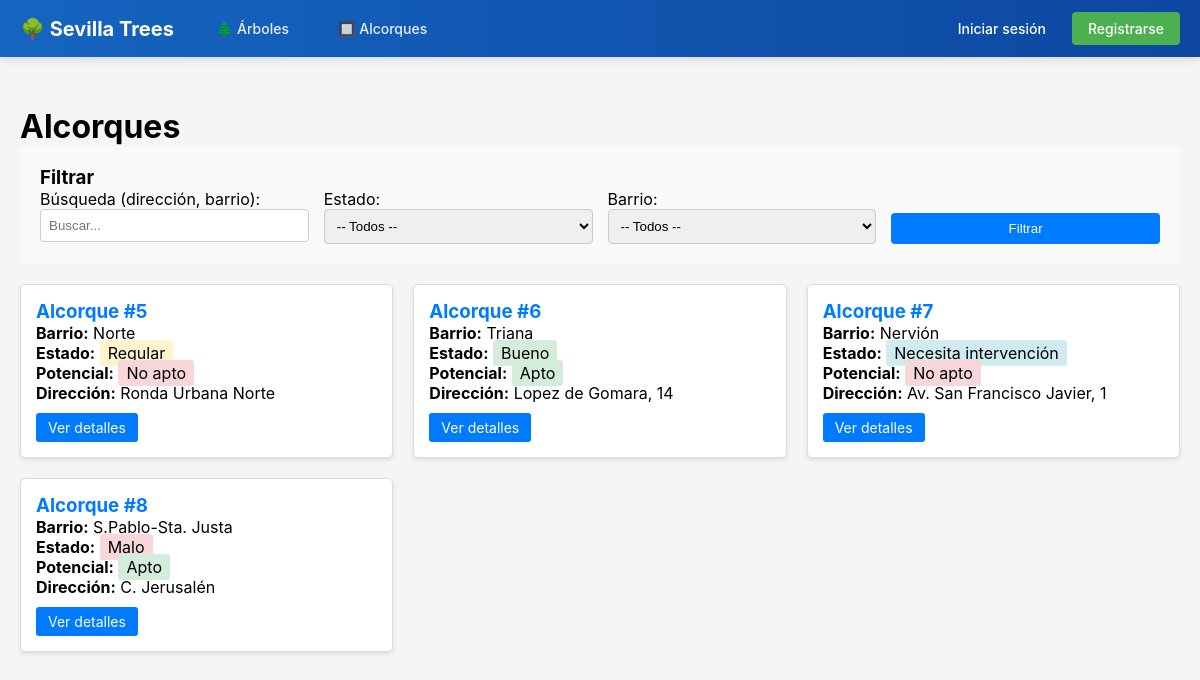
Page /inventario/alcorques/ on the earlier database version.
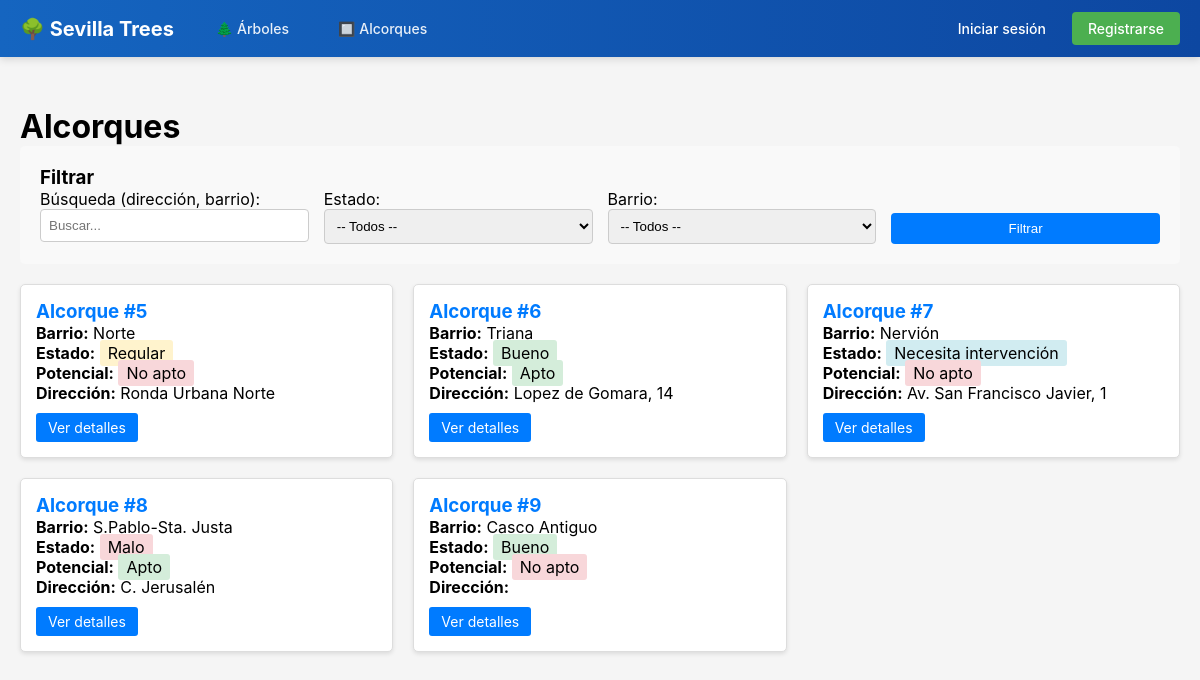
Same page on the later database version.
### inventario/models.py (models this page shows, shortened)
class Alcorque(models.Model):
    class Estado(models.TextChoices):
        BUENO = "BUENO", "Bueno"
        REGULAR = "REGULAR", "Regular"
        MALO = "MALO", "Malo"
        NECESITA_INTERVENCION = "NECESITA_INTERVENCION", "Necesita intervención"
    class Potencial(models.TextChoices):
        APTO = "APTO", "Apto"
        NO_APTO = "NO_APTO", "No apto"
    barrio = models.ForeignKey("inventario.Barrio", on_delete=models.PROTECT, related_name="alcorques",)
    estado = models.CharField(max_length=50, choices=Estado.choices, default=Estado.BUENO)
    potencial_plant = models.CharField(max_length=10, choices=Potencial.choices, default=Potencial.APTO)
    latitud = models.DecimalField(max_digits=9, decimal_places=6, null=True, blank=True)
    longitud = models.DecimalField(max_digits=9, decimal_places=6, null=True, blank=True)
    direccion = models.TextField(null=True, blank=True)
    observaciones = models.TextField(null=True, blank=True)
    class Meta: constraints = [
        models.UniqueConstraint(fields=["latitud", "longitud"], name="un_alcorque_por_ubi")
        ]

class Barrio(models.Model):
    nombre = models.CharField(max_length=100)
    delimitacion = models.TextField(null=True, blank=True)

### inventario/views.py (the view)
# urls.py: path("alcorques/", views.alcorque_lista, name="alcorque_lista"),
def alcorque_lista(request):
    q = request.GET.get("q", "").strip()
    estado = request.GET.get("estado", "").strip()
    barrio_id = request.GET.get("barrio", "").strip()
    qs = Alcorque.objects.select_related("barrio").all()
    if q:
        qs = qs.filter(Q(direccion__icontains=q) | Q(barrio__nombre__icontains=q))
    if estado:
        qs = qs.filter(estado=estado)
    if barrio_id.isdigit():
        qs = qs.filter(barrio_id=int(barrio_id))
    qs = qs.order_by("id")
    context = {
		"alcorques": qs,
		"q": q,
		"estado": estado,
		"barrio_id": barrio_id,
		"barrios": Barrio.objects.order_by("nombre"),
		"estados": Alcorque.Estado.choices,
	}
    return render(request, "inventario/alcorque_lista.html", context)

### templates/inventario/alcorque_lista.html (shortened to what this page needs)
{% extends "base.html" %}
{% block content %}
<div style="max-width: 1200px; margin: 30px auto; padding: 20px;">
    <h1>Alcorques</h1>
    <div style="background-color: #f9f9f9; padding: 20px; border-radius: 5px; margin-bottom: 20px;">
        <h3>Filtrar</h3>
        <form method="GET" style="display: grid; grid-template-columns: repeat(auto-fit, minmax(250px, 1fr)); gap: 15px;">
            <div>
                <label for="q">Búsqueda (dirección, barrio):</label>
                <input type="text" id="q" name="q" value="{{ q }}" placeholder="Buscar..." style="width: 100%; padding: 8px; border: 1px solid #ccc; border-radius: 4px; box-sizing: border-box;">
            </div>
            <div>
                <label for="estado">Estado:</label>
                <select id="estado" name="estado" style="width: 100%; padding: 8px; border: 1px solid #ccc; border-radius: 4px; box-sizing: border-box;">
                    <option value="">-- Todos --</option>
                </select>
            </div>
            <div>
                <label for="barrio">Barrio:</label>
                <select id="barrio" name="barrio" style="width: 100%; padding: 8px; border: 1px solid #ccc; border-radius: 4px; box-sizing: border-box;">
                    <option value="">-- Todos --</option>
                </select>
            </div>
            <div style="display: flex; align-items: flex-end;">
                <button type="submit" style="background-color: #007bff; color: white; padding: 8px 15px; border: none; border-radius: 4px; cursor: pointer; width: 100%;">Filtrar</button>
            </div>
        </form>
    </div>
    {% if alcorques %}
        <div style="display: grid; grid-template-columns: repeat(auto-fill, minmax(300px, 1fr)); gap: 20px;">
            {% for alcorque in alcorques %}
                <div style="background-color: white; border: 1px solid #ddd; border-radius: 5px; padding: 15px; box-shadow: 0 2px 4px rgba(0,0,0,0.1);">
                    <h3><a href="{% url 'alcorque_detalle' alcorque.pk %}" style="color: #007bff; text-decoration: none;">Alcorque #{{ alcorque.id }}</a></h3>
                    <p><strong>Barrio:</strong> {{ alcorque.barrio.nombre }}</p>
                    <p><strong>Estado:</strong> <span style="background-color: {% if alcorque.estado == 'BUENO' %}#d4edda{% elif alcorque.estado == 'REGULAR' %}#fff3cd{% elif alcorque.estado == 'MALO' %}#f8d7da{% else %}#d1ecf1{% endif %}; padding: 3px 8px; border-radius: 3px;">{{ alcorque.get_estado_display }}</span></p>
                    <p><strong>Potencial:</strong> <span style="background-color: {% if alcorque.potencial_plant == 'APTO' %}#d4edda{% else %}#f8d7da{% endif %}; padding: 3px 8px; border-radius: 3px;">{{ alcorque.get_potencial_plant_display }}</span></p>
                    <p><strong>Dirección:</strong> {{ alcorque.direccion|truncatewords:8 }}</p>
                    <div style="margin-top: 10px;">
                        <a href="{% url 'alcorque_detalle' alcorque.pk %}" style="background-color: #007bff; color: white; padding: 6px 12px; border-radius: 3px; text-decoration: none; display: inline-block; font-size: 14px;">Ver detalles</a>
                    </div>
                </div>
            {% endfor %}
        </div>
    {% else %}
        <div style="background-color: #fff3cd; border-left: 4px solid #ffc107; padding: 15px; border-radius: 5px;">
            <p>No se encontraron alcorques con los filtros seleccionados.</p>
        </div>
    {% endif %}
</div>
{% endblock %}

Differences in the rows shown:
added Alcorque: id "9", barrio.nombre "Casco Antiguo", estado "Bueno", potencial_plant "No apto"
